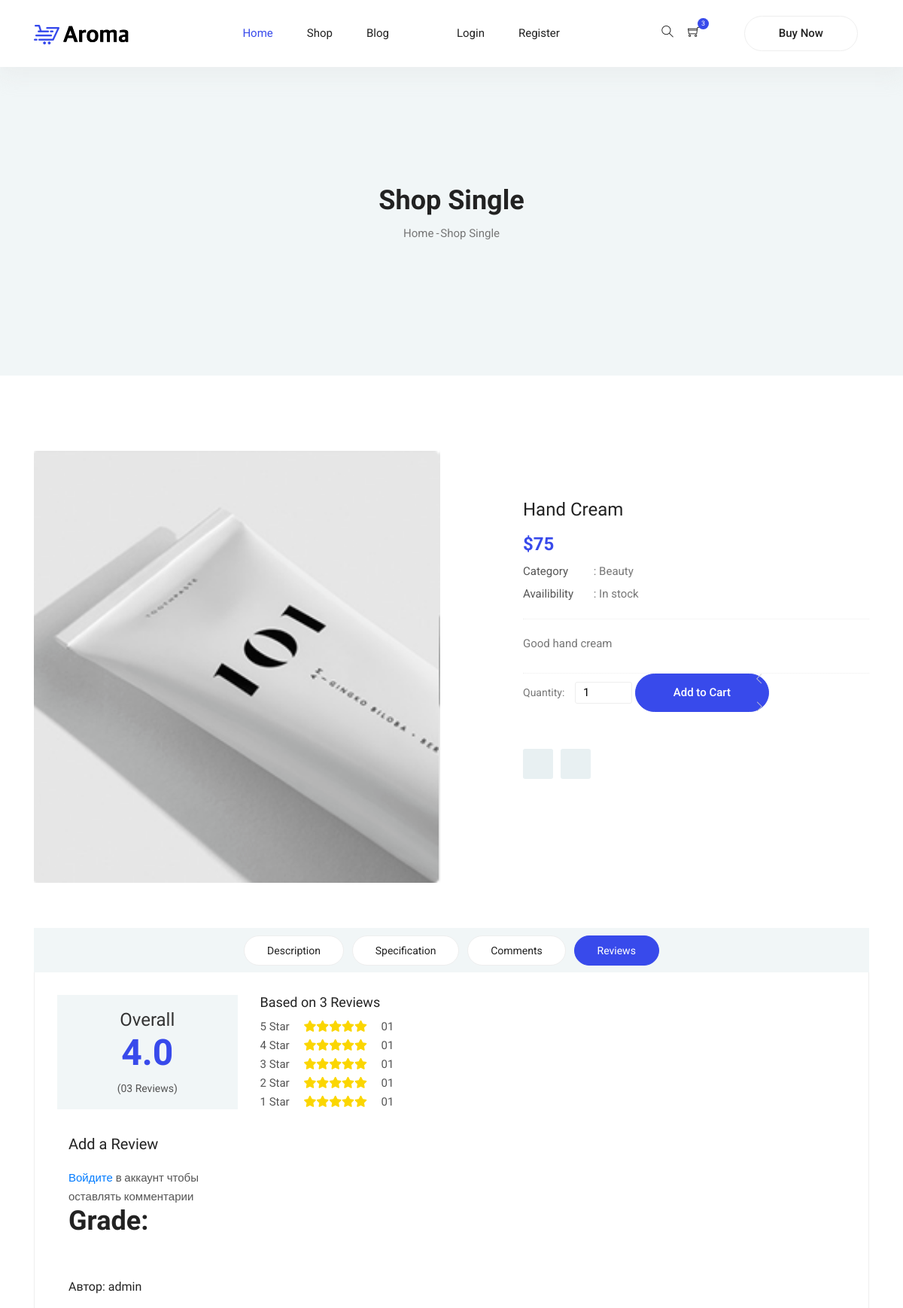
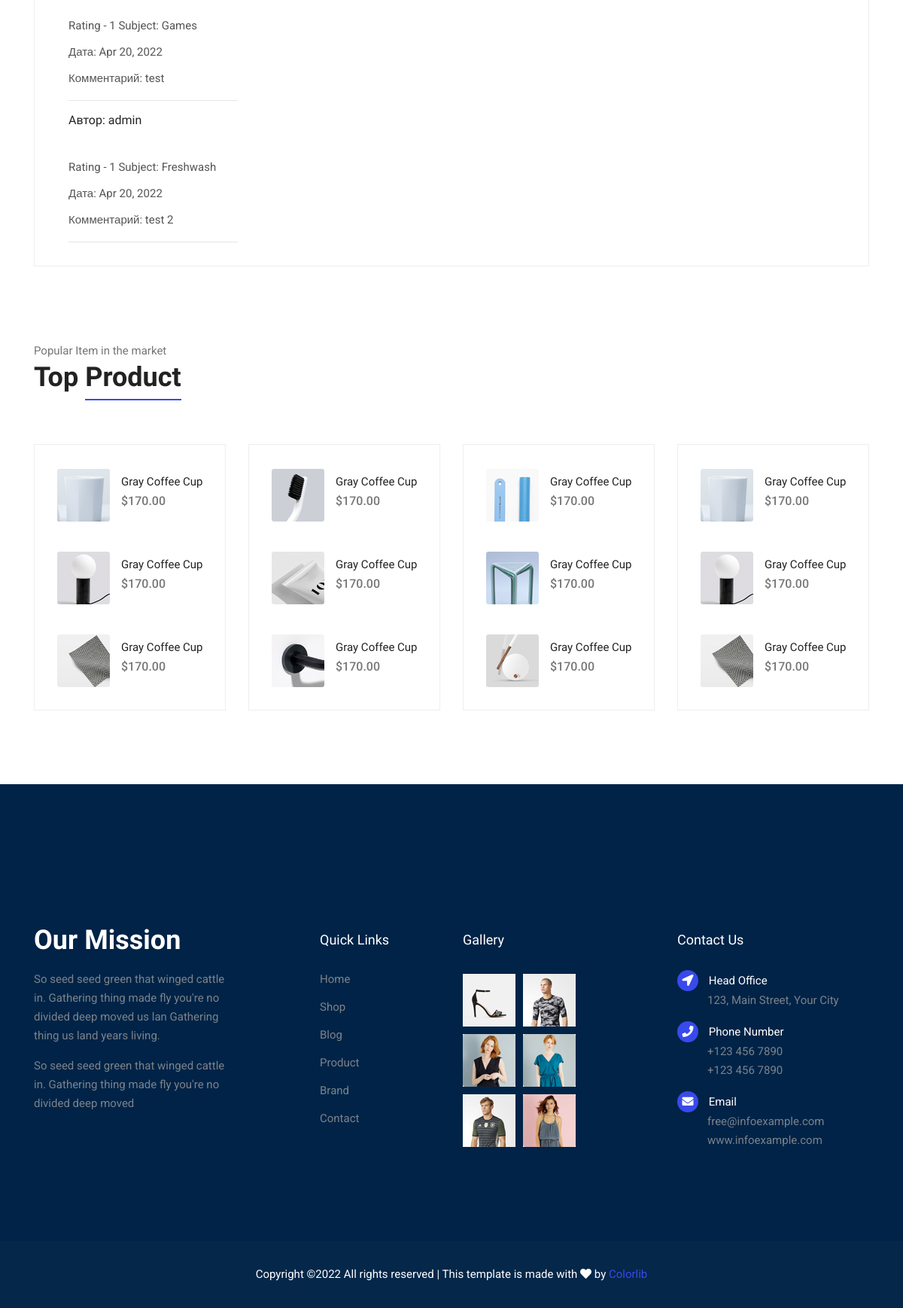
Page /product/1 on the committed database (2 pictures, top to bottom).
### product/models.py (models this page shows, shortened)
class Product(models.Model):
    title = models.CharField(unique=True, max_length=50, null=False)
    price = models.IntegerField(null=False, default=0)
    category = models.CharField(max_length=20, null=False, default='new category')
    availibility = models.CharField(max_length=20, default='In stock')
    description = models.CharField(max_length=500, null=False, default='description')
    image = models.ImageField(null=True, blank = True, upload_to='./image', verbose_name='image')

class Grade(models.Model):
    Choice_raiting = (
        (1, '1'), (2, '2'), (3, '3'), (4, '4'), (5, '5')
        )
    products = models.ForeignKey(Product, on_delete=models.CASCADE)
    author = models.ForeignKey(User, on_delete=models.CASCADE)
    subject = models.CharField(max_length=50, null=False)
    rating = models.IntegerField(default=1, choices=Choice_raiting, max_length=12)
    comment = models.TextField(null=False)
    created = models.DateTimeField(null = True, default=timezone.now)

### product/views.py (the view)
# urls.py: path('product/<int:pk>', views.Product_detail, name='product-detail'),
def Product_detail(request, pk):
    product = get_object_or_404(Product, id=pk)
    grade = Grade.objects.filter(products=pk)
    if request.method == "POST":
        form = CommentForm(request.POST)
        if form.is_valid():
            form = form.save(commit=False)
            form.author = request.user
            form.products = product
            form.save()
    else:
        form = CommentForm()
    return render(request, 'product-detail.html', {'product':product, 'grade':grade, 'form':form})

### product/forms.py
class CommentForm(ModelForm):
    class Meta:
        model = Grade
        fields =('subject', 'rating', 'comment',)

### templates/product-detail.html (shortened to what this page needs)
{% extends 'base.html'%}
{% load static %}
{% block content %}
	<section class="blog-banner-area" id="blog">
		<div class="container h-100">
			<div class="blog-banner">
				<div class="text-center">
					<h1>Shop Single</h1>
					<nav aria-label="breadcrumb" class="banner-breadcrumb">
            <ol class="breadcrumb">
              <li class="breadcrumb-item"><a href="#">Home</a></li>
              <li class="breadcrumb-item active" aria-current="page">Shop Single</li>
            </ol>
          </nav>
				</div>
			</div>
    </div>
	</section>
  <div class="product_image_area">
	<div class="container">
		<div class="row s_product_inner">
			<div class="col-lg-6">
				<div class="owl-carousel owl-theme s_Product_carousel">
					<div class="single-prd-item">
						<img class="img-fluid" src="{{ MODEL_URL }}{{ product.image.url}}" alt="">
					</div>
				</div>
			</div>
				<div class="col-lg-5 offset-lg-1">
					<div class="s_product_text">
						<h3>{{ product.title }}</h3>
						<h2>${{ product.price }}</h2>
						<ul class="list">
							<li><a class="active" href="#"><span>Category</span> : {{ product.category}}</a></li>
							<li><a href="#"><span>Availibility</span> : {{ product.availibility}}</a></li>
						</ul>
						<p>{{ product.description}}</p>
						<div class="product_count">
              <label for="qty">Quantity:</label>
              <button onclick="var result = document.getElementById('sst'); var sst = result.value; if( !isNaN( sst )) result.value++;return false;"
							 class="increase items-count" type="button"><i class="ti-angle-left"></i></button>
							<input type="text" name="qty" id="sst" size="2" maxlength="12" value="1" title="Quantity:" class="input-text qty">
							<button onclick="var result = document.getElementById('sst'); var sst = result.value; if( !isNaN( sst ) &amp;&amp; sst > 0 ) result.value--;return false;"
               class="reduced items-count" type="button"><i class="ti-angle-right"></i></button>
							<a class="button primary-btn" href="#">Add to Cart</a>
						</div>
						<div class="card_area d-flex align-items-center">
							<a class="icon_btn" href="#"></a>
							<a class="icon_btn" href="#"></a>
						</div>
					</div>
				</div>
			</div>
		</div>
	</div>
	<section class="product_description_area">
		<div class="container">
			<ul class="nav nav-tabs" id="myTab" role="tablist">
				<li class="nav-item">
					<a class="nav-link" id="home-tab" data-toggle="tab" href="#home" role="tab" aria-controls="home" aria-selected="true">Description</a>
				</li>
				<li class="nav-item">
					<a class="nav-link" id="profile-tab" data-toggle="tab" href="#profile" role="tab" aria-controls="profile"
					 aria-selected="false">Specification</a>
				</li>
				<li class="nav-item">
					<a class="nav-link" id="contact-tab" data-toggle="tab" href="#contact" role="tab" aria-controls="contact"
					 aria-selected="false">Comments</a>
				</li>
				<li class="nav-item">
					<a class="nav-link active" id="review-tab" data-toggle="tab" href="#review" role="tab" aria-controls="review"
					 aria-selected="false">Reviews</a>
				</li>
			</ul>
			<div class="tab-content" id="myTabContent">
				<div class="tab-pane fade show active" id="review" role="tabpanel" aria-labelledby="review-tab">
					<div class="row">
						<div class="col-lg-6">
							<div class="row total_rate">
								<div class="col-6">
									<div class="box_total">
										<h5>Overall</h5>
										<h4>4.0</h4>
										<h6>(03 Reviews)</h6>
									</div>
								</div>
								<div class="col-6">
									<div class="rating_list">
										<h3>Based on 3 Reviews</h3>
										<ul class="list">
											<li><a href="#">5 Star <i class="fa fa-star"></i><i class="fa fa-star"></i><i class="fa fa-star"></i><i
													 class="fa fa-star"></i><i class="fa fa-star"></i> 01</a></li>
											<li><a href="#">4 Star <i class="fa fa-star"></i><i class="fa fa-star"></i><i class="fa fa-star"></i><i
													 class="fa fa-star"></i><i class="fa fa-star"></i> 01</a></li>
											<li><a href="#">3 Star <i class="fa fa-star"></i><i class="fa fa-star"></i><i class="fa fa-star"></i><i
													 class="fa fa-star"></i><i class="fa fa-star"></i> 01</a></li>
											<li><a href="#">2 Star <i class="fa fa-star"></i><i class="fa fa-star"></i><i class="fa fa-star"></i><i
													 class="fa fa-star"></i><i class="fa fa-star"></i> 01</a></li>
											<li><a href="#">1 Star <i class="fa fa-star"></i><i class="fa fa-star"></i><i class="fa fa-star"></i><i
													 class="fa fa-star"></i><i class="fa fa-star"></i> 01</a></li>
										</ul>
									</div>
								</div>
							</div>
							<div class="col-lg-6">
								<div class="review_box">
									<h4>Add a Review</h4>
									{% if user.is_authenticated%}
					<form action="#/" class="form-contact form-review mt-3" method="post">
						{% csrf_token %}
					  <div class="col-lg-6">
						{{ form.as_p }}
					  </div>
					  <div class="form-group text-center text-md-right mt-3">
						<button type="submit" class="button button--active button-review">Submit Now</button>
					  </div>
					</form>
					{% else %}
					<p><a href="{% url 'login' %}">Войдите</a> в аккаунт чтобы оставлять комментарии</p>
									{% endif %}
					<h3>Grade:</h3> <br><br>
							<div class="review_list">
								<div class="review_item">
									{% for g in grade %}
									<div class="media">
										<div class="media-body">
											<h4>Автор:  {{ g.author }}</h4> <br>
											<p>Rating - {{ g.rating }}</p>
											<p>Subject:  {{ g.subject }}</p>
										</div>
									</div>
									<p>Дата:  {{ g.created|date:"M d, Y" }}</p>
									<p>Комментарий:  {{ g.comment }}</p>
									<hr>
									{% endfor %}
								</div>
							</div>
						</div>
					</div>
				</div>
			</div>
		</div>
	</section>
	<section class="related-product-area section-margin--small mt-0">
		<div class="container">
			<div class="section-intro pb-60px">
        <p>Popular Item in the market</p>
        <h2>Top <span class="section-intro__style">Product</span></h2>
      </div>
			<div class="row mt-30">
        <div class="col-sm-6 col-xl-3 mb-4 mb-xl-0">
          <div class="single-search-product-wrapper">
            <div class="single-search-product d-flex">
              <a href="#"><img src="img/product/product-sm-1.png" alt=""></a>
              <div class="desc">
                  <a href="#" class="title">Gray Coffee Cup</a>
                  <div class="price">$170.00</div>
              </div>
            </div>
            <div class="single-search-product d-flex">
              <a href="#"><img src="img/product/product-sm-2.png" alt=""></a>
              <div class="desc">
                <a href="#" class="title">Gray Coffee Cup</a>
                <div class="price">$170.00</div>
              </div>
            </div>
            <div class="single-search-product d-flex">
              <a href="#"><img src="img/product/product-sm-3.png" alt=""></a>
              <div class="desc">
                <a href="#" class="title">Gray Coffee Cup</a>
                <div class="price">$170.00</div>
              </div>
            </div>
          </div>
        </div>
        <div class="col-sm-6 col-xl-3 mb-4 mb-xl-0">
          <div class="single-search-product-wrapper">
            <div class="single-search-product d-flex">
              <a href="#"><img src="img/product/product-sm-4.png" alt=""></a>
              <div class="desc">
                  <a href="#" class="title">Gray Coffee Cup</a>
                  <div class="price">$170.00</div>
              </div>
            </div>
            <div class="single-search-product d-flex">
              <a href="#"><img src="img/product/product-sm-5.png" alt=""></a>
              <div class="desc">
                <a href="#" class="title">Gray Coffee Cup</a>
                <div class="price">$170.00</div>
              </div>
            </div>
            <div class="single-search-product d-flex">
              <a href="#"><img src="img/product/product-sm-6.png" alt=""></a>
              <div class="desc">
                <a href="#" class="title">Gray Coffee Cup</a>
                <div class="price">$170.00</div>
              </div>
            </div>
          </div>
        </div>
        <div class="col-sm-6 col-xl-3 mb-4 mb-xl-0">
          <div class="single-search-product-wrapper">
            <div class="single-search-product d-flex">
              <a href="#"><img src="img/product/product-sm-7.png" alt=""></a>
              <div class="desc">
                  <a href="#" class="title">Gray Coffee Cup</a>
                  <div class="price">$170.00</div>
              </div>
            </div>
            <div class="single-search-product d-flex">
              <a href="#"><img src="img/product/product-sm-8.png" alt=""></a>
              <div class="desc">
                <a href="#" class="title">Gray Coffee Cup</a>
                <div class="price">$170.00</div>
              </div>
            </div>
            <div class="single-search-product d-flex">
              <a href="#"><img src="img/product/product-sm-9.png" alt=""></a>
              <div class="desc">
                <a href="#" class="title">Gray Coffee Cup</a>
                <div class="price">$170.00</div>
              </div>
            </div>
          </div>
        </div>
        <div class="col-sm-6 col-xl-3 mb-4 mb-xl-0">
          <div class="single-search-product-wrapper">
            <div class="single-search-product d-flex">
              <a href="#"><img src="img/product/product-sm-1.png" alt=""></a>
              <div class="desc">
                  <a href="#" class="title">Gray Coffee Cup</a>
                  <div class="price">$170.00</div>
              </div>
            </div>
            <div class="single-search-product d-flex">
              <a href="#"><img src="img/product/product-sm-2.png" alt=""></a>
              <div class="desc">
                <a href="#" class="title">Gray Coffee Cup</a>
                <div class="price">$170.00</div>
              </div>
            </div>
            <div class="single-search-product d-flex">
              <a href="#"><img src="img/product/product-sm-3.png" alt=""></a>
              <div class="desc">
                <a href="#" class="title">Gray Coffee Cup</a>
                <div class="price">$170.00</div>
              </div>
            </div>
          </div>
        </div>
      </div>
		</div>
	</section>
	{% endblock %}

### rows in the picture
Product: image (picture), title "Hand Cream", price "75", category "Beauty", availibility "In stock", description "Good hand cream"
Grade: author "admin", rating "1", subject "Games", created "Apr 20, 2022", comment "test"
Grade: author "admin", rating "1", subject "Freshwash", created "Apr 20, 2022", comment "test 2"
